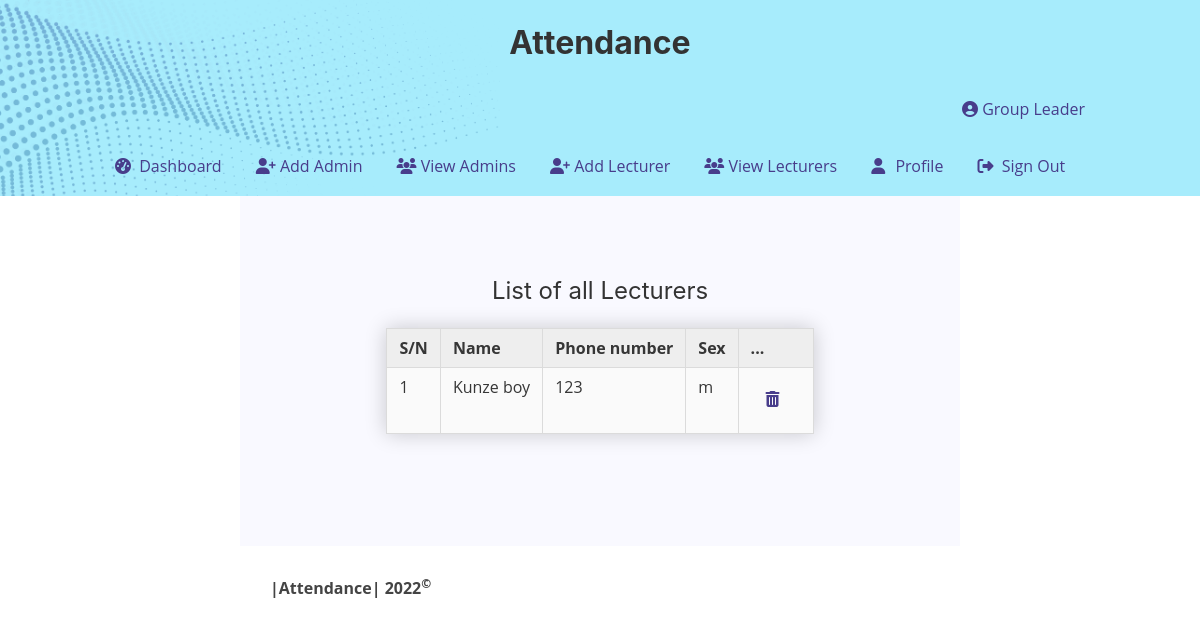
The page /viewlecturers.php (signed in) on the database its author committed.
### tables this page shows
CREATE TABLE `lecturer` (
  `lecturer_id` varchar(100) NOT NULL,
  `lecturer_name` varchar(100) NOT NULL,
  `gender` varchar(100) NOT NULL,
  `phone_number` varchar(100) NOT NULL,
  `password` varchar(100) NOT NULL
);

### dbconnect.php (called while the page is built, shortened)
<?php
function run($sql){
		$connect=mysqli_connect("localhost","root","","attendance");
		$query=mysqli_query($connect,$sql);
		return $query;
}
 ?>

### viewlecturers.php (the view, shortened to what this page needs)
<?php include 'header.php'; ?>
<br><br>
<table class="table is-hoverable is-striped is-bordered">
	<caption><h3>List of all Lecturers</h3></caption>
	<tr>
		<th>S/N</th>
		<th>Name</th>
		<th>Phone number</th>
		<th>Sex</th>
		<th>...</th>
	</tr>
	<?php
		$sn=1;
		$query=run("select * from lecturer");
		while ($result=mysqli_fetch_array($query)) {
			?>
				<tr>
					<td><?php echo $sn++ ?></td>
					<td><?php echo $result['lecturer_name'] ?></td>
					<td><?php echo $result['phone_number'] ?></td>
					<td><?php echo $result['gender'] ?></td>
					<td><a href="deletelecturer.php?id=<?php echo $result['lecturer_id'] ?>" onclick="return confirm('Delete this Lecturer?')"  title="Delete"><i class="fa fa-trash"></i></a></td>
				</tr>
			<?php
		}
	 ?>
 </table>
 <?php include 'footer.php'; ?>

### attendance.css (style rules this page uses)
a { background-color: inherit ; display: inline-block; text-transform: capitalize; text-decoration: none !important; color: darkslateblue !important; padding: 10px; margin: 5px; transition: 0.3s; border-radius: 3px; border-bottom: solid #0000 !important; }
table,tr,td,th { border:1px solid lightgray; border-collapse: collapse; padding: 5px; }
th { background-color: #eee; }
.table { max-width: ; margin:auto; background-color: white; padding:8px; border:none; box-shadow: 0px 0px 20px #0003; }
.fa { width: 20px; }

### rows shown on the page
lecturer: lecturer_name "Kunze boy", phone_number "123", gender "m"

### other values the page prints
$_SESSION['name'] "Group Leader"
